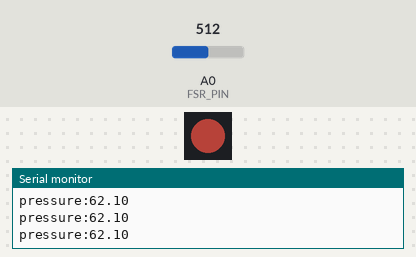
Bench run of a sketch on a simulated Arduino Uno, built with avr-gcc and run on an emulated ATmega328P. On the bench: 1 RGB LEDs in strip order, left to right, the last lines printed to the serial monitor. Inputs (shaded band) come from the test bench; at power-on: A0 (FSR_PIN) = 512. Dim RGB values are drawn brighter than linear.

Above: at 1.2 s.
1.3 s: A0 (FSR_PIN) set to 54
4.3 s: A0 (FSR_PIN) set to 46
At 5.1 s:
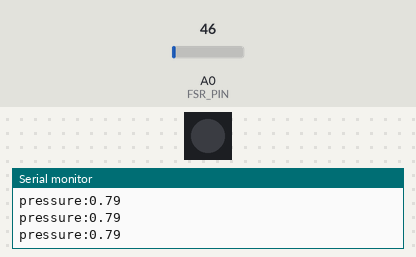
5.8 s: A0 (FSR_PIN) set to 306
At 6.7 s:
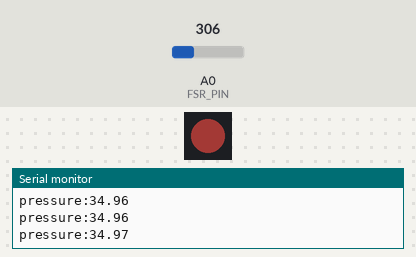
8.8 s: A0 (FSR_PIN) set to 900
Timing chart, 0 to 11.8 s (numbered marks = the images above; inputs shaded):
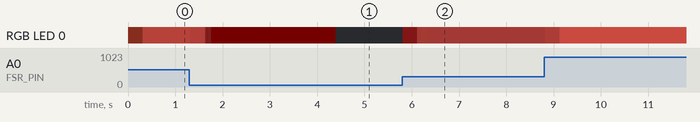

Measured:
- the behaviour switches between 50 and 49 on A0 (FSR_PIN) (found by bisection; images 0 and 1)
- after the input at 4.3 s, RGB LED 0: RGB(1, 0, 0) → off after 0.09 s

The sketch:

workshop_kit.ino
```cpp
// Circulation workshop kit: one finger pad, by hand.
//
// Press the sensor and the light glows in your element's colour, brighter as
// you press harder. This is a single pad of the Circulation cup, small enough
// to build in ten minutes. Open Tools > Serial Plotter to see your pressure as
// a live line.
//
// Wiring (5 V boards such as Uno or Nano):
//   FSR: one leg to 5V, other leg to A0; 10k resistor from A0 to GND.
//   NeoPixel (WS2812B): 5V, GND, DIN to pin 6.
//   Or a common-cathode RGB LED: R to pin 9, G to pin 10, B to pin 11,
//   each through a 220 ohm resistor, long leg to GND. Set USE_NEOPIXEL to 0.
//
// The one line to change: ELEMENT, 0 to 4.

#define USE_NEOPIXEL 1

#if USE_NEOPIXEL
#include <Adafruit_NeoPixel.h>
Adafruit_NeoPixel pixel(1, 6, NEO_GRB + NEO_KHZ800);
#endif

// 0 Wood (thumb)  1 Fire (index)  2 Earth (middle)  3 Metal (ring)  4 Water (little)
const int ELEMENT = 1;

const uint8_t COLOURS[5][3] = {
  {95, 174, 106},   // Wood, green
  {229, 84, 75},    // Fire, red
  {224, 178, 60},   // Earth, yellow
  {238, 241, 244},  // Metal, white
  {47, 93, 138},    // Water, deep blue
};

const int FSR_PIN = A0;
const int TOUCH = 40;    // raw reading below this counts as not pressed
const int FIRM = 800;    // raw reading for a firm press; adjust per sensor

float level = 0;         // smoothed 0..1

void show(float k) {
  uint8_t r = COLOURS[ELEMENT][0] * k, g = COLOURS[ELEMENT][1] * k, b = COLOURS[ELEMENT][2] * k;
#if USE_NEOPIXEL
  pixel.setPixelColor(0, pixel.Color(r, g, b));
  pixel.show();
#else
  analogWrite(9, r); analogWrite(10, g); analogWrite(11, b);
#endif
}

void setup() {
  Serial.begin(9600);
#if USE_NEOPIXEL
  pixel.begin();
  pixel.setBrightness(120);
#endif
}

void loop() {
  int raw = analogRead(FSR_PIN);
  float target = raw < TOUCH ? 0 : constrain((raw - TOUCH) / float(FIRM - TOUCH), 0, 1);
  level += (target - level) * 0.15;   // ease in and out, like breath rather than a switch
  show(level);
  Serial.print("pressure:"); Serial.println(level * 100);
  delay(20);
}
```
